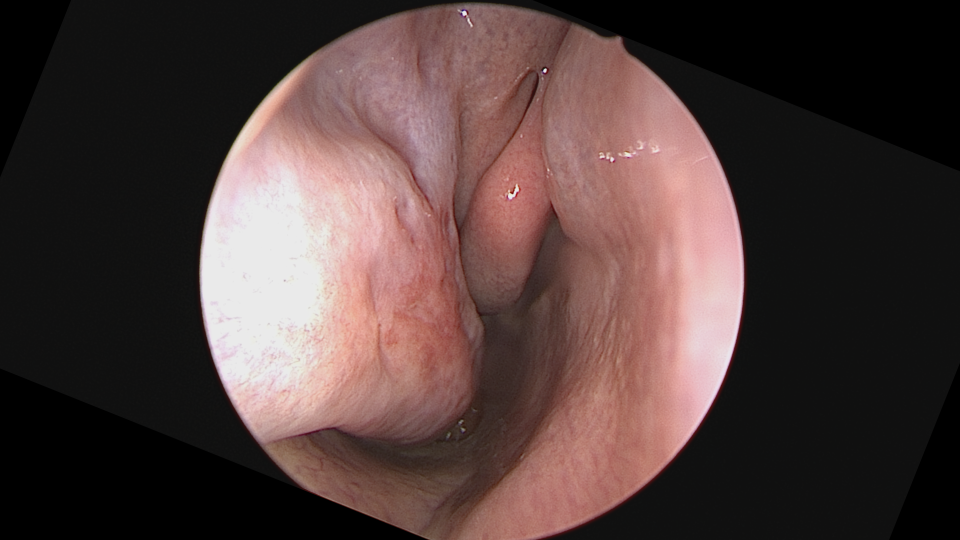
#> input picture Dataset/original/rotate/0/n13_1_00002_right.tif, 1920 x 1080 px (shown at 1/2 size); its folder holds only this picture in this run
$ jupyter execute --allow-errors allergicRhinitis-Copy1.ipynb   (shell and % lines are left out)
#> lines starting #> are read from the running program, lines starting #| are printed output that depends on the picture; after the words box and inside, x2 and y2 are one past the last pixel; in counts of white or black regions, pixels touching at a corner belong together
[cell 1]
from imutils import paths
import os
import cv2
import numpy as np
import matplotlib.pyplot as plt
from random import shuffle
import random
import timeit

from sklearn.preprocessing import LabelBinarizer
from sklearn.model_selection import train_test_split
from sklearn.metrics import classification_report
from sklearn.metrics import confusion_matrix
from sklearn.utils import class_weight

from tensorflow.keras.utils import to_categorical
from tensorflow.keras.preprocessing.image import ImageDataGenerator
from tensorflow.keras.applications import Xception
from tensorflow.keras.layers import AveragePooling2D, Dropout, Flatten, Dense, Input, BatchNormalization
from tensorflow.keras.models import Model, model_from_json
from tensorflow.keras.optimizers import Adam
from tensorflow.keras import losses
from tensorflow.keras import datasets, layers, models
import tensorflow as tf

import tensorflow_addons as tfa

from tensorflow.keras.applications import imagenet_utils
from tensorflow.keras.applications.xception import decode_predictions

[cell 2]
seed = 1
random.seed(seed)
np.random.seed(seed)
tf.random.set_seed(seed)
#> (this line was passed over: tensorflow is not available in this run)

[cell 3]
print("[INFO]: Trying to Read the images")
#  Configure the Image Location
# 이미지 위치 구성하기
imagePaths = list(paths.list_images(r'/home/bishal/Research/Allergic-Rhinitis/Dataset/rotate'))

[cell 4]
#shuffle(imagePaths)
#imagePaths

[cell 5]
len(imagePaths)
imagePaths[0].split(os.path.sep)[-1]

[cell 6]
trainCount = 0
testCount =0
f = open("tmp.txt", "w")
for imagepath in imagePaths:
    if imagepath.split(os.path.sep)[-3] == "dataset4":
        testCount+=1
    else:
        trainCount+=1
  #  f.write(str(imagepath.split(os.path.sep)[-1])+"\n")
f.close()
totalCount = trainCount+testCount
print("trainCount-",trainCount)
print("testCount-", testCount)
print("totalCount", totalCount)

[cell 7]
len(imagePaths)

[cell 8]
from datetime import datetime
datetime.now().strftime('%H:%M:%S')

[cell 9]
# Initialize data and labels
# 데이터 및 레이블 초기화/
data = []
labels = []
dirList= []

[cell 10]
def cropImage(img):
    grayscale = cv2.cvtColor(img, cv2.COLOR_BGR2GRAY)
    _,thresholded = cv2.threshold(grayscale, 0, 255, cv2.THRESH_OTSU)
    #cv2.imwrite("otsu.png", thresholded)
    bbox = cv2.boundingRect(thresholded)
    x, y, w, h = bbox
    #print(bbox)
    croppedImg = img[y:y+h, x:x+w]
    return croppedImg

[cell 11]
def resizeImage(img, size=(28,28)):

    h, w = img.shape[:2]
    c = img.shape[2] if len(img.shape)>2 else 1

    if h == w:
        return cv2.resize(img, size, cv2.INTER_AREA)

    dif = h if h > w else w

    interpolation = cv2.INTER_AREA if dif > (size[0]+size[1])//2 else cv2.INTER_CUBIC

    x_pos = (dif - w)//2
    y_pos = (dif - h)//2

    if len(img.shape) == 2:
        mask = np.zeros((dif, dif), dtype=img.dtype)
        mask[y_pos:y_pos+h, x_pos:x_pos+w] = img[:h, :w]
    else:
        mask = np.zeros((dif, dif, c), dtype=img.dtype)
        mask[y_pos:y_pos+h, x_pos:x_pos+w, :] = img[:h, :w, :]

    return cv2.resize(mask, size, interpolation)

[cell 12]
def cleanImage(img):
    gray = cv2.cvtColor(img, cv2.COLOR_BGR2GRAY)
    _ ,thresh = cv2.threshold(gray, 50, 255, cv2.THRESH_BINARY)

    circles = cv2.HoughCircles(thresh, cv2.HOUGH_GRADIENT, 1, 300, param1 = 250, param2 = 10, minRadius = 100, maxRadius = 1000)

    x, y, r = list(map(int, circles[0][0]))

    mask = np.zeros_like(img)
    mask = cv2.circle(mask, (x,y), r, (255,255,255), -1)
    # Apply mask
    res = np.zeros_like(img)
    res[(mask > 0)] = img[(mask > 0)]
    return res

[cell 13]
# Formatting data and labels
for imagePath in imagePaths:
    # Extract the class label from file name and append to labels
    # 파일 이름에서 클래스 레이블을 추출하고 레이블에 추가함
    label = imagePath.split(os.path.sep)[-2]
    # [4 lines of commented-out code are left out]
    labels.append(label)
    # Load the image, swap color channels, and resize it to be a fixed 224x224 pixels while ignoring the aspect ratio
    # 이미지를 로드하고, 컬러 채널을 스왑하고, 가로 세로 비율을 무시하고 고정 224x224 픽셀로 크기를 조정함
    image = cv2.imread(imagePath)
#> image is the input picture: shape (1080, 1920, 3); mean B, G, R 60, 62.1, 80.5
    image = cv2.cvtColor(image, cv2.COLOR_BGR2RGB)

    # [6 lines of commented-out code are left out]
    image = cropImage(image)
#> in cropImage, `grayscale = cv2.cvtColor(img, cv2.COLOR_BGR2GRAY)`:
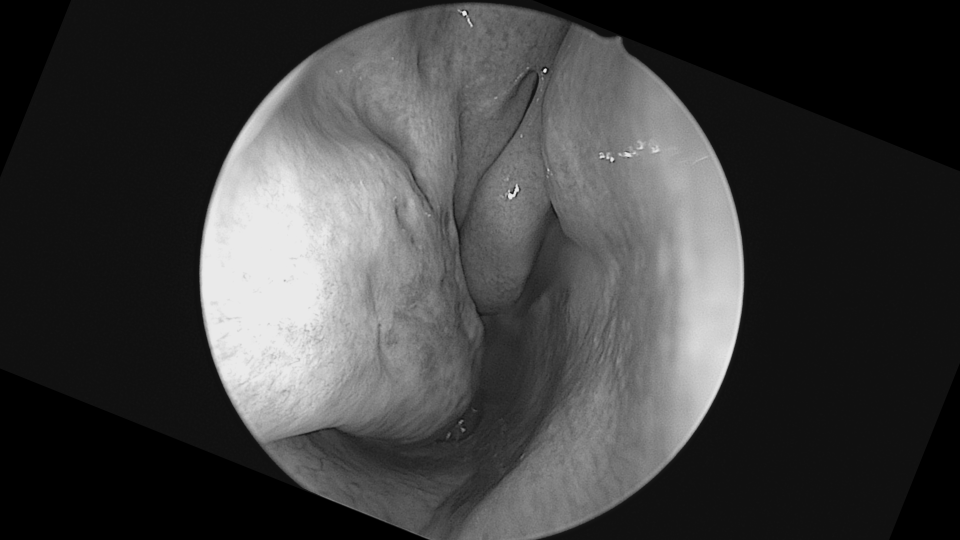
#> grayscale: shape (1080, 1920) (shown at 1/2 size); min 0, max 235, mean 63.6
#> in cropImage, `_,thresholded = cv2.threshold(grayscale, 0, 255, cv2.THRESH_OTSU)`:
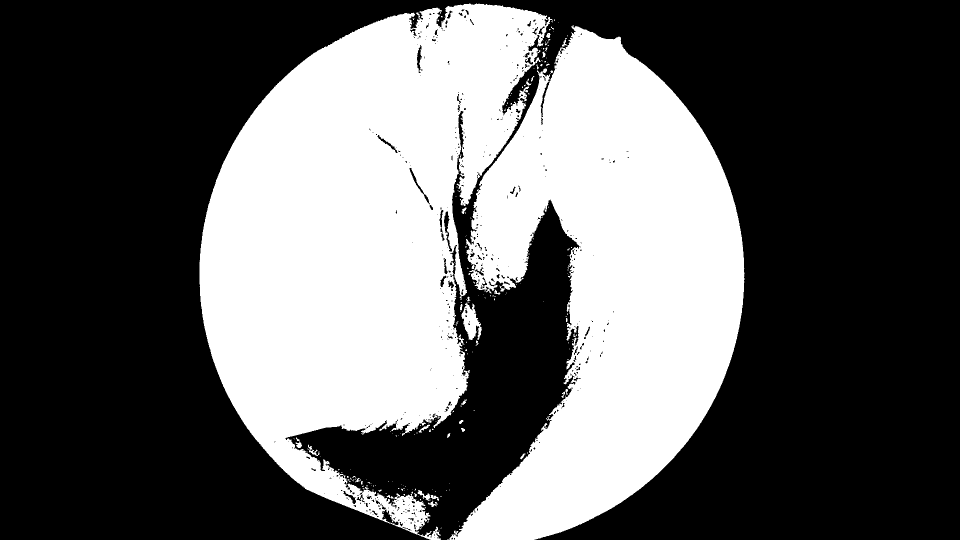
#> thresholded: shape (1080, 1920) (shown at 1/2 size); 37.1% white; 212 white regions (177 under 20 px), largest, box (x1, y1, x2, y2) and area: (399, 7, 1105, 1080) 423375, (899, 50, 1489, 1080) 341547, (923, 605, 964, 680) 1628
#> in cropImage, `bbox = cv2.boundingRect(thresholded)`: bbox = (399, 7, 1090, 1073)
#> in cropImage, `x, y, w, h = bbox`: x = 399; y = 7; w = 1090; h = 1073
#> in cropImage, `croppedImg = img[y:y+h, x:x+w]`:
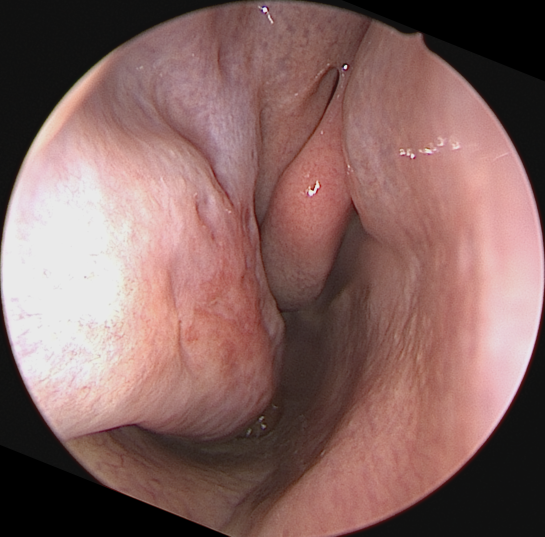
#> croppedImg: shape (1073, 1090, 3) (shown at 1/2 size); mean R, G, B 133.8, 101.2, 97.6
    #print(min(image.shape), "-", max(image.shape)
    # Cropping and resize should be done together for model execution. cos crop gives inconsistent data size
    image = cv2.resize(image, (224,224))
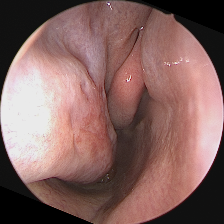
#> image: shape (224, 224, 3); mean R, G, B 133.7, 101.1, 97.5
    # Append to data
    # 데이터에 추가
    data.append(image)
#> pass 2 of the loop `for imagePath in imagePaths:`:
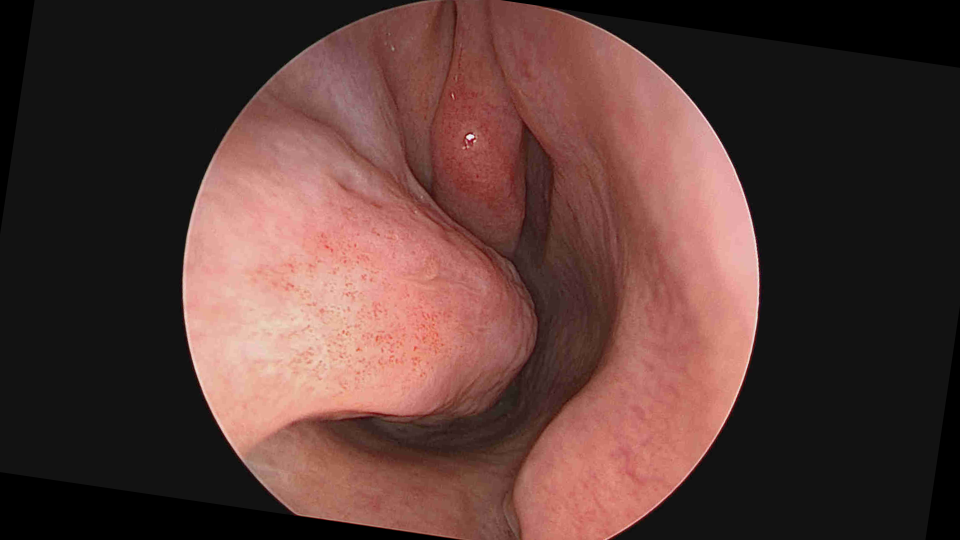
#> input picture Dataset/original/rotate/1/13_1_00002_right.tif, 1920 x 1080 px (shown at 1/2 size)
#> image is the input picture: shape (1080, 1920, 3); mean B, G, R 55.2, 59.6, 88.8
#> in cropImage (call 2), `_,thresholded = cv2.threshold(grayscale, 0, 255, cv2.THRESH_OTSU)`:
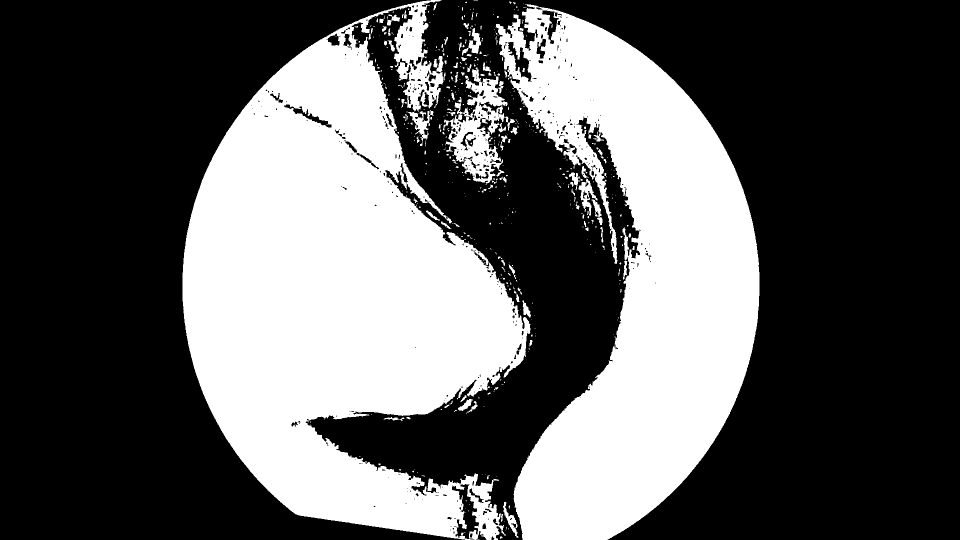
#> thresholded: shape (1080, 1920) (shown at 1/2 size); 36.1% white; 481 white regions (384 under 20 px), largest, box (x1, y1, x2, y2) and area: (365, 0, 1061, 1080) 427297, (991, 8, 1519, 1080) 296299, (886, 135, 1015, 367) 12411
#> bbox = (365, 0, 1154, 1080)
#> x = 365; y = 0; w = 1154; h = 1080
#> croppedImg: shape (1080, 1154, 3)
#> `image = cv2.resize(image, (224,224))`:
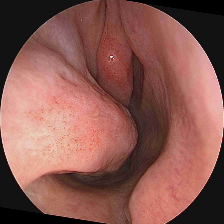
#> image: shape (224, 224, 3); mean R, G, B 137.3, 88.9, 81.5

# Convert the data and labels to NumPy arrays while scaling the pixel intensities to the range [0,1]
# 픽셀 강도를 [0,1] 범위로 조정하면서 데이터와 레이블을 NumPy 배열로 변환
data = np.array(data) / 255.0
labels = np.array(labels)

[cell 14]
labels.shape

[cell 15]
labels

[cell 16]
class_weights = class_weight.compute_class_weight(class_weight='balanced', classes=np.unique(labels), y=labels)
class_weights

[cell 17]
data[0].shape
#> Out = (224, 224, 3)

#> (a cell that did not finish here is left out)

[cell 19]
# Perform the one-hot encoding on the labels
# 레이블에 대해 원핫 인코딩 수행
lb = LabelBinarizer()
labels = lb.fit_transform(labels)
#labels = to_categorical(labels, 3);
print(labels)

#> (a cell that did not finish here is left out)

[cell 21]
data.shape
#> Out = (2, 224, 224, 3)
